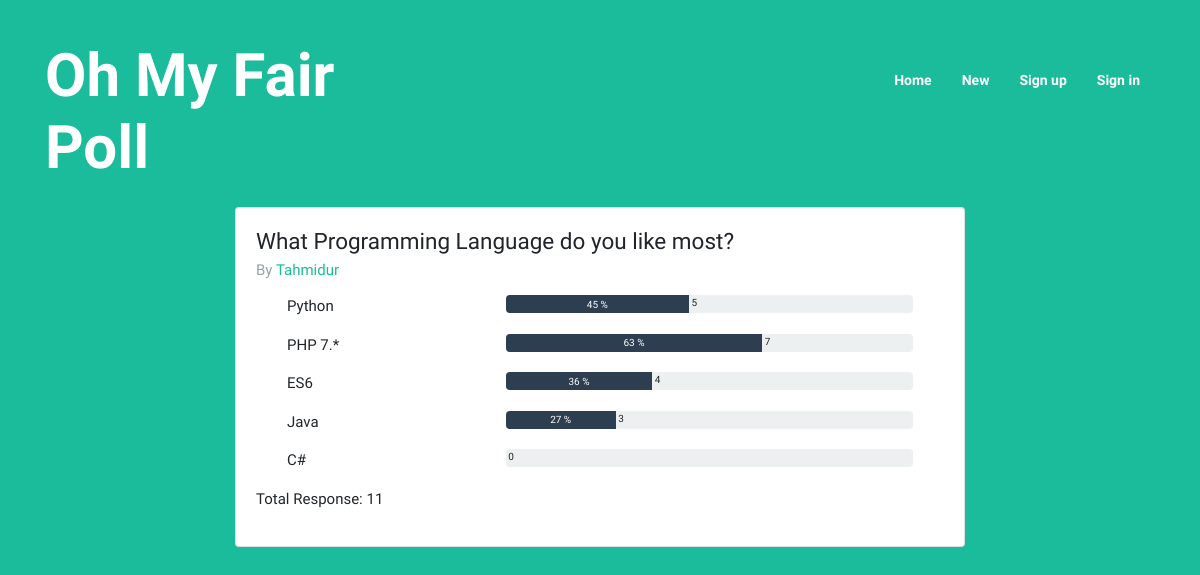
Page /polls/2/result on the committed database.
### poll/models.py (models this page shows, shortened)
class Poll(models.Model):
	SINGLE_RESPONSE = 1
	MULTIPLE_RESPONSE = 2
	RESPONSE_CHOICES = [
		(SINGLE_RESPONSE, 'Single Response'),
		(MULTIPLE_RESPONSE, 'Multiple Response'),
	]
	title = models.CharField(max_length=200)
	descr = models.TextField(null=True, blank=True)
	response_type = models.SmallIntegerField(choices=RESPONSE_CHOICES, default=SINGLE_RESPONSE)
	creator = models.ForeignKey(User, on_delete=models.SET_NULL, null=True)
	anonymous_creator = models.BooleanField(default=False)
	start_date = models.DateTimeField(null=True)
	end_date = models.DateTimeField(null=True)

class Option(models.Model):
	title = models.CharField(max_length=100)
	poll = models.ForeignKey(Poll, on_delete=models.CASCADE)
	def submission_counts(self):
		return self.submissionoption_set.count()
	def submission_percentage(self):
		total_submitted_option_count = self.poll.pollsubmission_set.count()
		this_option_submission_count = self.submissionoption_set.count()
		this_option_submission_percentage = 0
		if total_submitted_option_count > 0:
			this_option_submission_percentage = (this_option_submission_count * 100) / total_submitted_option_count
		return int(this_option_submission_percentage)

### poll/views.py (the view)
# urls.py: path('polls/<int:id>/result', views.view_result, name='poll.view_result'),
def view_result(request, id):
	poll = get_object_or_404(Poll, pk=id)
	return render(request, 'poll/view_result.html', {'poll': poll})

### templates/poll/view_result.html (shortened to what this page needs)
{% extends 'base.html' %}
{% block content %}
<div class="row">
	<div class="col-md-8 offset-md-2">
		<div class="card">
			<div class="card-body">
				<h4 class="card-title">{{ poll.title }}</h4>
				{% if poll.anonymous_creator %}
				<h6 class="card-subtitle mb-2 text-muted">By Anonymous</h6>
				{% else %}
				<h6 class="card-subtitle mb-2 text-muted">By <a href="">{{ poll.creator.first_name }}</a></h6>
				{% endif %}
				{% for option in poll.option_set.all %}
					<div class="row m-3">
						<div class="col">{{ option.title }}</div>
						<div class="col-8">
							<div class="progress" style="height: 18px;">
								<div class="progress-bar" role="progressbar" style="width: {{ option.submission_percentage }}%" aria-valuenow="{{ option.submissionoption_set.count }}" aria-valuemin="0" aria-valuemax="{{ poll.pollsubmission_set.count }}">{{ option.submission_percentage }} %</div>
							&nbsp{{ option.submission_counts }}
							</div>
						</div>
					</div>
				{% endfor %}
				<p>Total Response: {{ poll.pollsubmission_set.count }}</p>
			</div>
		</div>
	</div>
</div>
{% endblock content %}

### static/css/styles.css (style rules this page uses)
* { font-family: 'Raleway', sans-serif; //font-family: 'Zhi Mang Xing', cursive; }
body { background-color: #1abc9c; }

### rows in the picture
Poll: title "What Programming Language do you like most?", creator.first_name "Tahmidur", pollsubmission_set.count "11"
Option: title "Python", submission_percentage "45", submission_counts "5"
Option: title "PHP 7.*", submission_percentage "63", submission_counts "7"
Option: title "ES6", submission_percentage "36", submission_counts "4"
Option: title "Java", submission_percentage "27", submission_counts "3"
Option: title "C#", submission_counts "0"
